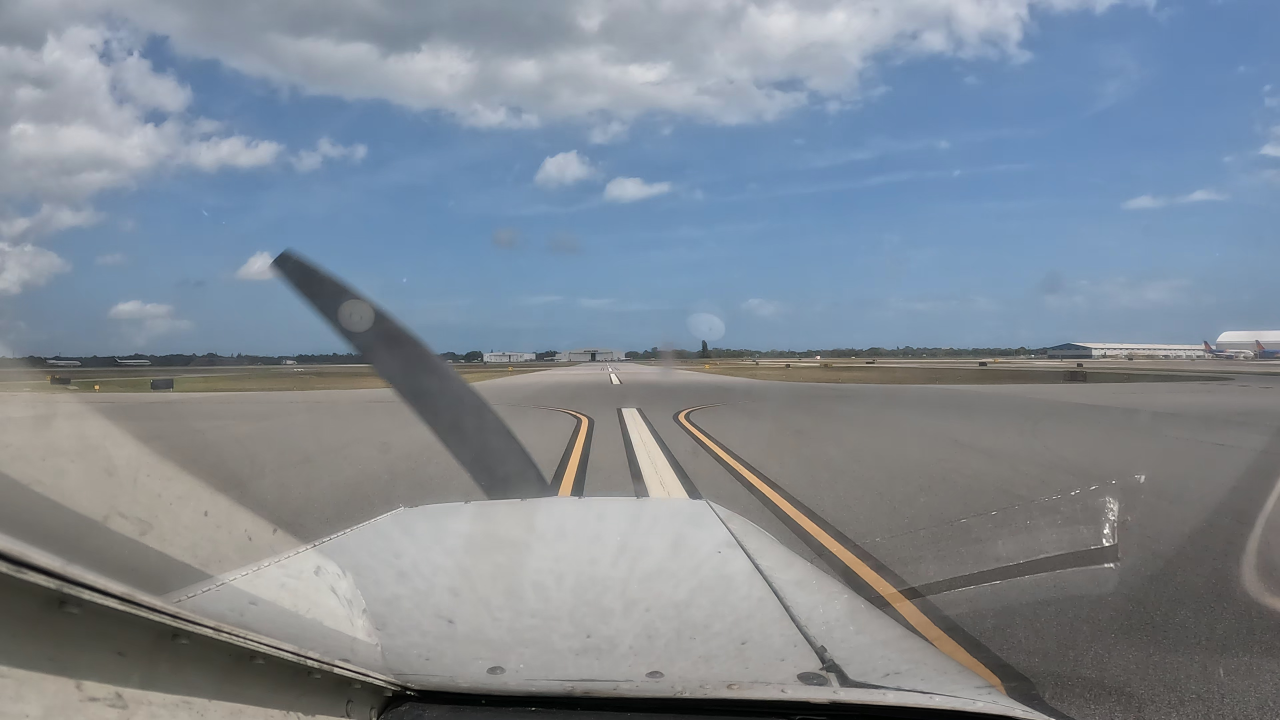
#> input picture data/Raw_Data/vidd_1/00005.jpg, 3840 x 2160 px (shown at 1/3 size); its folder holds only this picture in this run
$ python -i m1_hough.py   (imports and definitions only)   (older library calls are emulated)
#> lines starting #> are read from the running program, lines starting #| are printed output that depends on the picture; after the words box and inside, x2 and y2 are one past the last pixel; in counts of white or black regions, pixels touching at a corner belong together
### experiments/roi_methods/common.py
"""Shared pieces for the Q3 ROI methods.

Every method answers two questions about a frame:
    1. Where is the ego centerline?  -> a line x = slope * y + intercept (image pixels)
    2. Where does the aircraft nose start?  -> the y of the nose top
and `build_trapezoid` turns those answers into ALINA's ROI.

Lesson from Q2: ALINA only detects a line that is thick and close to vertical in the
bird's-eye view. A homography maps straight lines to straight lines, so if the centerline
crosses the top and bottom edges of the trapezoid at the same fraction of their width,
it becomes exactly vertical after the warp. `LINE_FRACTION` puts it right of centre, clear
of the 300 columns ALINA zeroes on the left of the warped mask.
"""

from __future__ import annotations

from dataclasses import dataclass
from pathlib import Path

import cv2
import numpy as np

# 1080p frames for every video (vidd_1 is the 4K set resized in Q2 Step 1)
VIDEO_DIRS = {
    "vidd_1": Path("outputs/vidd_1_1080p"),
    "vidd_2": Path("data/Raw_Data/vidd_2"),
    "vidd_3": Path("data/Raw_Data/vidd_3"),
}
PUBLISHED_LABELS = {v: Path(f"data/Labeled_Data/{v}/textfiles") for v in VIDEO_DIRS}
CBEM_GT = {v: Path(f"data/gt_alina_labels/canny_textfiles/canny_textfiles_{v[-1]}") for v in VIDEO_DIRS}


def frame_paths(video: str) -> list[Path]:
    return sorted(p for p in VIDEO_DIRS[video].iterdir() if p.suffix.lower() == ".jpg")


# [5 lines left out: function load_coords, not called in this run]

LINE_FRACTION = 0.55
BOTTOM_WIDTH = 0.30  # of frame width
TOP_TO_BOTTOM_WIDTH = 0.35
# Trapezoid height, as a fraction of frame height. Only near paint passes ALINA's HSV threshold
# (far paint is dimmer), so a shallow ROI lets that bright paint fill the whole warped height.
DEPTH = 0.06
NOSE_MARGIN = 0.015  # gap between the bottom edge and the nose top, fraction of frame height
CORNER_NAMES = ("bottom_left", "top_left", "top_right", "bottom_right")


@dataclass
class Line:
    """x = slope * y + intercept, in image pixels."""

    slope: float
    intercept: float

    def x_at(self, y: float) -> float:
        return self.slope * y + self.intercept


@dataclass
class Proposal:
    corners: np.ndarray  # (4, 2) int: BL, TL, TR, BR
    line: Line | None = None
    nose_y: int | None = None
    fallback: bool = False
    note: str = ""


def fit_line(xs: np.ndarray, ys: np.ndarray, weights: np.ndarray | None = None) -> Line:
    slope, intercept = np.polyfit(ys.astype(float), xs.astype(float), 1, w=weights)
    return Line(float(slope), float(intercept))


def detect_nose_top(img: np.ndarray) -> int:
    """Row where the aircraft nose begins.

    The nose top is a dark-above / bright-below edge in the lower middle of the frame. The horizon
    can give the same kind of edge, but it is always higher, so take the lowest strong peak.
    """
    h, w = img.shape[:2]
    gray = cv2.GaussianBlur(cv2.cvtColor(img, cv2.COLOR_BGR2GRAY), (9, 9), 0).astype(np.float32)
    sobel_y = cv2.Sobel(gray, cv2.CV_32F, 0, 1, ksize=5)
    lo, hi = int(0.60 * h), int(0.82 * h)
    profile = sobel_y[lo:hi, int(0.40 * w) : int(0.62 * w)].mean(axis=1)
    profile = np.convolve(profile, np.ones(9) / 9, mode="same")
    strong = 0.5 * profile.max()
    peaks = [i for i in range(5, len(profile) - 5) if profile[i] >= strong and profile[i] == profile[i - 5 : i + 6].max()]
    return lo + (peaks[-1] if peaks else int(np.argmax(profile)))


def ground_band(img: np.ndarray, nose_y: int) -> tuple[int, int]:
    """Rows of pavement just ahead of the nose, where the methods look for the centerline."""
    h = img.shape[0]
    return max(0, nose_y - int(0.18 * h)), max(1, nose_y - int(NOSE_MARGIN * h))


def build_trapezoid(line: Line, nose_y: int, width: int, height: int) -> np.ndarray:
    """Trapezoid whose top and bottom edges cross `line` at LINE_FRACTION of their width."""
    y_bottom = int(np.clip(nose_y - NOSE_MARGIN * height, 0.3 * height, height - 1))
    y_top = int(y_bottom - DEPTH * height)
    w_bottom = BOTTOM_WIDTH * width
    w_top = w_bottom * TOP_TO_BOTTOM_WIDTH

    left_bottom = line.x_at(y_bottom) - LINE_FRACTION * w_bottom
    left_top = line.x_at(y_top) - LINE_FRACTION * w_top
    quad = np.array(
        [
            [left_bottom, y_bottom],
            [left_top, y_top],
            [left_top + w_top, y_top],
            [left_bottom + w_bottom, y_bottom],
        ]
    )
    quad[:, 0] = np.clip(quad[:, 0], 0, width - 1)
    return np.round(quad).astype(np.int32)


# [19 lines left out: functions fallback_proposal, validate_corners, not called in this run]


MAX_ABS_SLOPE = 3.0  # |dx/dy|; flatter than ~18 degrees from horizontal can't be the centerline ahead


# [27 lines left out: functions is_usable, sanitize, to_roi_points, quad_iou, not called in this run]


def yellow_mask(img: np.ndarray, s_min: int = 60, v_min: int = 100) -> np.ndarray:
    hsv = cv2.cvtColor(img, cv2.COLOR_BGR2HSV)
    return cv2.inRange(hsv, (12, s_min, v_min), (40, 255, 255))

### experiments/roi_methods/m1_hough.py
"""Method 1 (classical CV baseline, no learning): fixed HSV yellow threshold + Hough line segments.

Steps: find the nose, threshold yellow paint in the pavement band ahead of it with fixed HSV
bounds, run Canny + probabilistic Hough on that mask, keep segments steeper than 20 degrees,
pick the group whose extension reaches the bottom edge closest to the image centre (the ego
centerline), and fit one line through it for the shared trapezoid.
"""

from __future__ import annotations

import cv2
import numpy as np

from .common import Line, Proposal, build_trapezoid, detect_nose_top, fallback_proposal, fit_line, ground_band, yellow_mask

NAME = "m1_hough"
MIN_ANGLE_DEG = 20


def propose(img: np.ndarray, seed: int = 42, video: str | None = None) -> Proposal:
    h, w = img.shape[:2]
    nose_y = detect_nose_top(img)
    y0, y1 = ground_band(img, nose_y)
    mask = np.zeros((h, w), np.uint8)
    mask[y0:y1] = yellow_mask(img[y0:y1])
    mask = cv2.morphologyEx(mask, cv2.MORPH_OPEN, np.ones((3, 3), np.uint8))

    edges = cv2.Canny(mask, 50, 150)
    segments = cv2.HoughLinesP(edges, 1, np.pi / 180, threshold=30, minLineLength=int(0.02 * h), maxLineGap=int(0.02 * h))
    if segments is None:
        return fallback_proposal(img, "no Hough segments")

    segs = segments.reshape(-1, 4).astype(float)
    dx, dy = segs[:, 2] - segs[:, 0], segs[:, 3] - segs[:, 1]
    steep = np.degrees(np.arctan2(np.abs(dy), np.abs(dx))) >= MIN_ANGLE_DEG
    segs, dx, dy = segs[steep], dx[steep], dy[steep]
    if len(segs) == 0:
        return fallback_proposal(img, "no steep segments")

    # where each segment's extension meets the bottom of the band
    x_bottom = segs[:, 0] + (y1 - segs[:, 1]) * dx / dy
    ego = np.argmin(np.abs(x_bottom - w / 2))
    group = np.abs(x_bottom - x_bottom[ego]) < 0.04 * w
    pts = segs[group]
    xs = np.concatenate([pts[:, 0], pts[:, 2]])
    ys = np.concatenate([pts[:, 1], pts[:, 3]])
    lengths = np.hypot(dx[group], dy[group])
    line = fit_line(xs, ys, np.concatenate([lengths, lengths]))
    return Proposal(build_trapezoid(line, nose_y, w, h), line, nose_y, note=f"{int(group.sum())} segments")

>>> import cv2
>>> picture = cv2.imread('../../data/Raw_Data/vidd_1/00005.jpg')
#> picture is the input picture: shape (2160, 3840, 3); mean B, G, R 148.9, 137.9, 128.1
>>> result = propose(picture)
#> in detect_nose_top, `gray = cv2.GaussianBlur(cv2.cvtColor(img, cv2.COLOR_BGR2GRAY), (9, 9),..`:
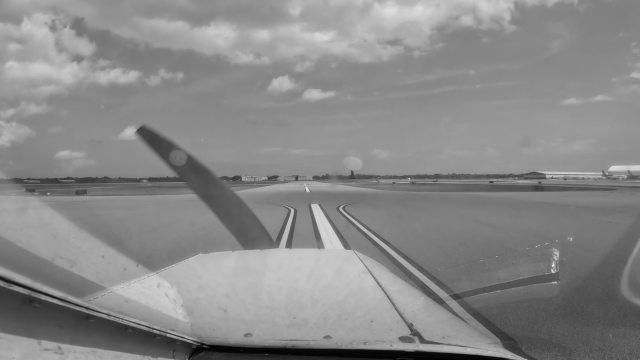
#> gray: shape (2160, 3840) float32 (shown at 1/6 size); min 0, max 250, mean 136.2
#> in detect_nose_top, `sobel_y = cv2.Sobel(gray, cv2.CV_32F, 0, 1, ksize=5)`:
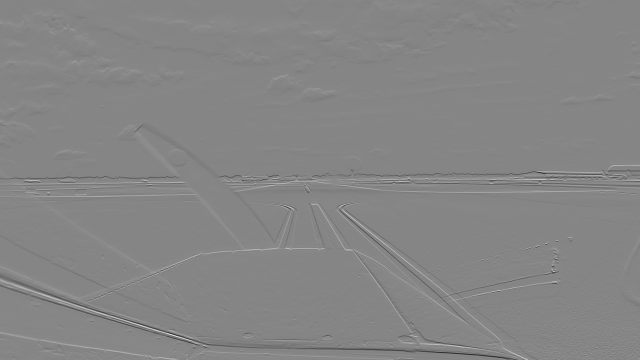
#> sobel_y: shape (2160, 3840) float32 (shown at 1/6 size); min -4200, max 3795, mean -4.9; drawn with min black and max white
#> in detect_nose_top, `profile = sobel_y[lo:hi, int(0.40 * w) : int(0.62 * w)].mean(axis=1)`: profile = 475 values, max 541 at index 195, min -21.41 at index 438, mean 12.14
#> in detect_nose_top, `profile = np.convolve(profile, np.ones(9) / 9, mode="same")`: profile = 475 values, max 356.3 at index 197, min -18.99 at index 436, mean 12.16
#> in detect_nose_top, `strong = 0.5 * profile.max()`: strong = 178.1
#> in detect_nose_top, `peaks = [i for i in range(5, len(profile) - 5) if profile[i] >= strong..`: peaks = [197]
#> in propose, `nose_y = detect_nose_top(img)`: nose_y = 1493
#> in propose, `y0, y1 = ground_band(img, nose_y)`: y0 = 1105; y1 = 1461
#> in yellow_mask, `hsv = cv2.cvtColor(img, cv2.COLOR_BGR2HSV)`:
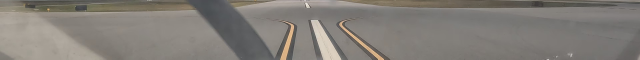
#> img: shape (356, 3840, 3) (shown at 1/6 size); mean of channels 0, 1, 2 119.8, 125.7, 130.2; drawn as B, G, R
#> in yellow_mask, `return cv2.inRange(hsv, (12, s_min, v_min), (40, 255, 255))`:
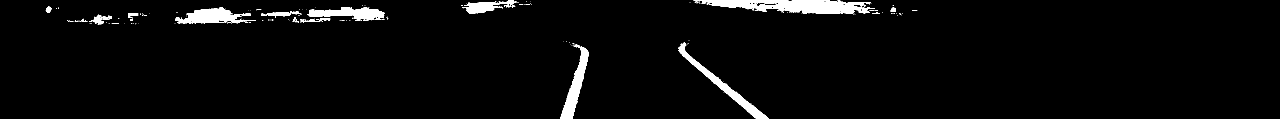
#> returned value: shape (356, 3840) (shown at 1/3 size); 3.1% white; 237 white regions (210 under 20 px), largest, box (x1, y1, x2, y2) and area: (2080, 0, 2624, 42) 13167, (2034, 129, 2307, 356) 6310, (1680, 133, 1765, 356) 6085
#> in propose, `edges = cv2.Canny(mask, 50, 150)`:
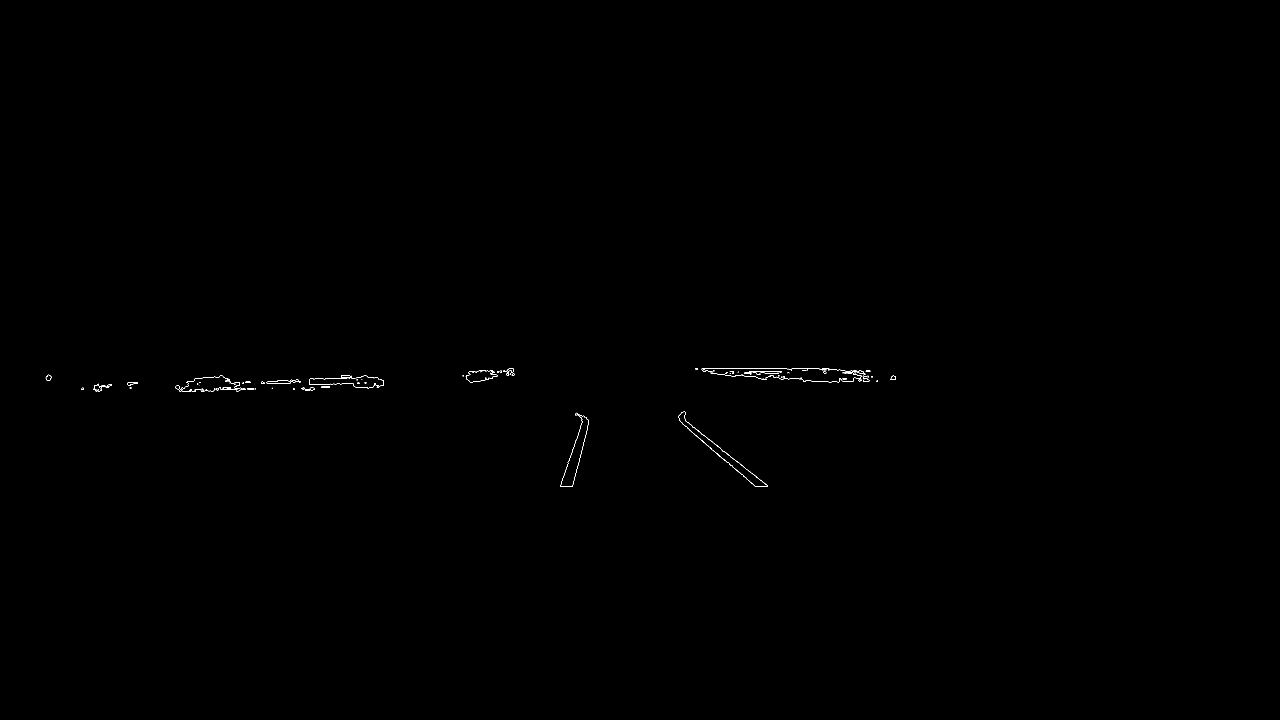
#> edges: shape (2160, 3840) (shown at 1/3 size); 0.07% white in thin lines or dots, all inside (x1, y1, x2, y2) = (137, 1104, 2688, 1461)
#> in propose, `segments = cv2.HoughLinesP(edges, 1, np.pi / 180, threshold=30, minLin..`: segments = 97 rows, first 6: [2087, 1104, 2482, 1104], [2518, 1135, 2601, 1135], [691, 1147, 927, 1143], [2077, 1280, 2302, 1456], [2047, 1271, 2175, 1382], [992, 1151, 1077, 1151]
#> in propose, `segs = segments.reshape(-1, 4).astype(float)`: segs has the same summary as segments
#> in propose, `dx, dy = segs[:, 2] - segs[:, 0], segs[:, 3] - segs[:, 1]`: dx = 97 values, max 395 at index 0, min 16 at index 34, mean 99.24; dy = 97 values, max 194 at index 18, min -211 at index 11, mean 2.31
#> in propose, `segs, dx, dy = segs[steep], dx[steep], dy[steep]`: segs = [[2077, 1280, 2302, 1456], [2047, 1271, 2175, 1382], [1680, 1459, 1753, 1248], [2041, 1264, 2264, 1458], [2183, 1387, 2267, 1460], [1717, 1460, 1757, 1308], [1746, 1346, 1762, 1284], [2036, 1247, 2265, 1426], [2163, 1348, 2303, 1458], [2056, 1261, 2161, 1344], [1717, 1456, 1761, 1291]]; dx = [225, 128, 73, 223, 84, 40, 16, 229, 140, 105, 44]; dy = [176, 111, -211, 194, 73, -152, -62, 179, 110, 83, -165]
#> in propose, `x_bottom = segs[:, 0] + (y1 - segs[:, 1]) * dx / dy`: x_bottom = [2308.4, 2266.1, 1679.3, 2267.4, 2268.2, 1716.7, 1716.3, 2309.8, 2306.8, 2309, 1715.7]
#> in propose, `ego = np.argmin(np.abs(x_bottom - w / 2))`: ego = 5
#> in propose, `group = np.abs(x_bottom - x_bottom[ego]) < 0.04 * w`: group = [False, False, True, False, False, True, True, False, False, False, True]
#> in propose, `pts = segs[group]`: pts = [[1680, 1459, 1753, 1248], [1717, 1460, 1757, 1308], [1746, 1346, 1762, 1284], [1717, 1456, 1761, 1291]]
#> in propose, `xs = np.concatenate([pts[:, 0], pts[:, 2]])`: xs = [1680, 1717, 1746, 1717, 1753, 1757, 1762, 1761]
#> in propose, `ys = np.concatenate([pts[:, 1], pts[:, 3]])`: ys = [1459, 1460, 1346, 1456, 1248, 1308, 1284, 1291]
#> in propose, `lengths = np.hypot(dx[group], dy[group])`: lengths = [223.3, 157.2, 64.03, 170.8]
#> in fit_line, `slope, intercept = np.polyfit(ys.astype(float), xs.astype(float), 1, w..`: slope = -0.297; intercept = 2133.4
#> in build_trapezoid, `y_bottom = int(np.clip(nose_y - NOSE_MARGIN * height, 0.3 * height, he..`: y_bottom = 1460
#> in build_trapezoid, `y_top = int(y_bottom - DEPTH * height)`: y_top = 1330
#> in build_trapezoid, `left_bottom = line.x_at(y_bottom) - LINE_FRACTION * w_bottom`: left_bottom = 1066.8
#> in build_trapezoid, `left_top = line.x_at(y_top) - LINE_FRACTION * w_top`: left_top = 1517.2
#> in build_trapezoid, `quad = np.array( [ [left_bottom, y_bottom], [left_top, y_top], [left_t..`: quad = [[1066.8, 1460], [1517.2, 1330], [1920.4, 1330], [2218.8, 1460]]

$ run again, on data/Raw_Data/vidd_1/00006.jpg
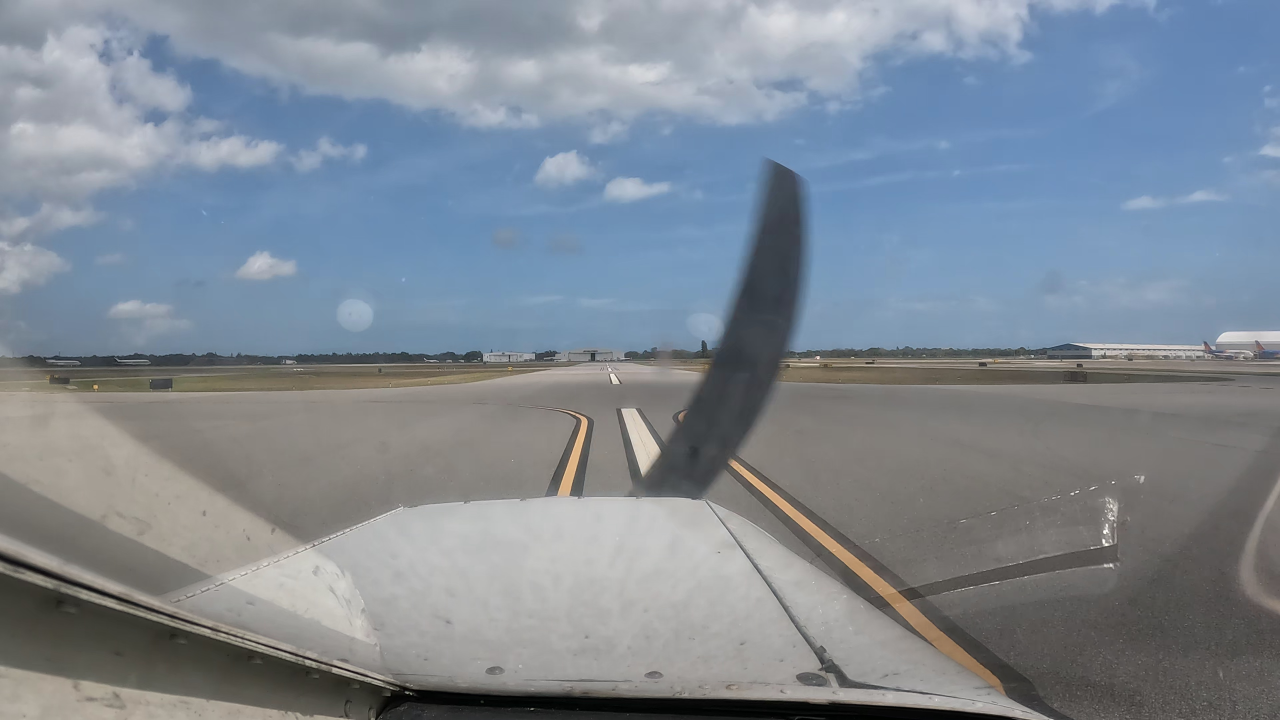
#> input picture data/Raw_Data/vidd_1/00006.jpg, 3840 x 2160 px (shown at 1/3 size)
#> picture is the input picture: shape (2160, 3840, 3); mean B, G, R 147.9, 137, 127.2
#> in detect_nose_top, `profile = sobel_y[lo:hi, int(0.40 * w) : int(0.62 * w)].mean(axis=1)`: profile = 475 values, max 879.4 at index 195, min -28.12 at index 95, mean 16.91
#> in detect_nose_top, `profile = np.convolve(profile, np.ones(9) / 9, mode="same")`: profile = 475 values, max 536.1 at index 196, min -26.66 at index 98, mean 16.93
#> strong = 268.1
#> peaks = [196]
#> nose_y = 1492
#> y0 = 1104; y1 = 1460
#> hsv: shape (356, 3840, 3); mean H, S, V 22.8, 21.3, 129
#> in yellow_mask, `return cv2.inRange(hsv, (12, s_min, v_min), (40, 255, 255))`:
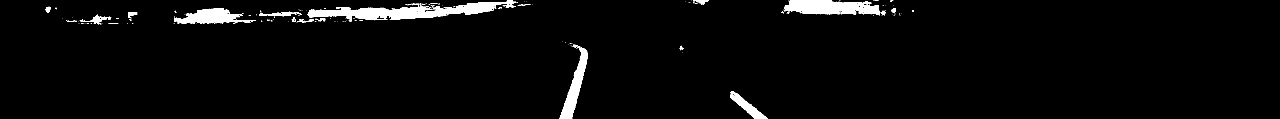
#> returned value: shape (356, 3840) (shown at 1/3 size); 3.1% white; 253 white regions (227 under 20 px), largest, box (x1, y1, x2, y2) and area: (922, 0, 1550, 61) 14434, (2352, 0, 2640, 44) 9234, (1679, 134, 1764, 356) 6007
#> in propose, `edges = cv2.Canny(mask, 50, 150)`:
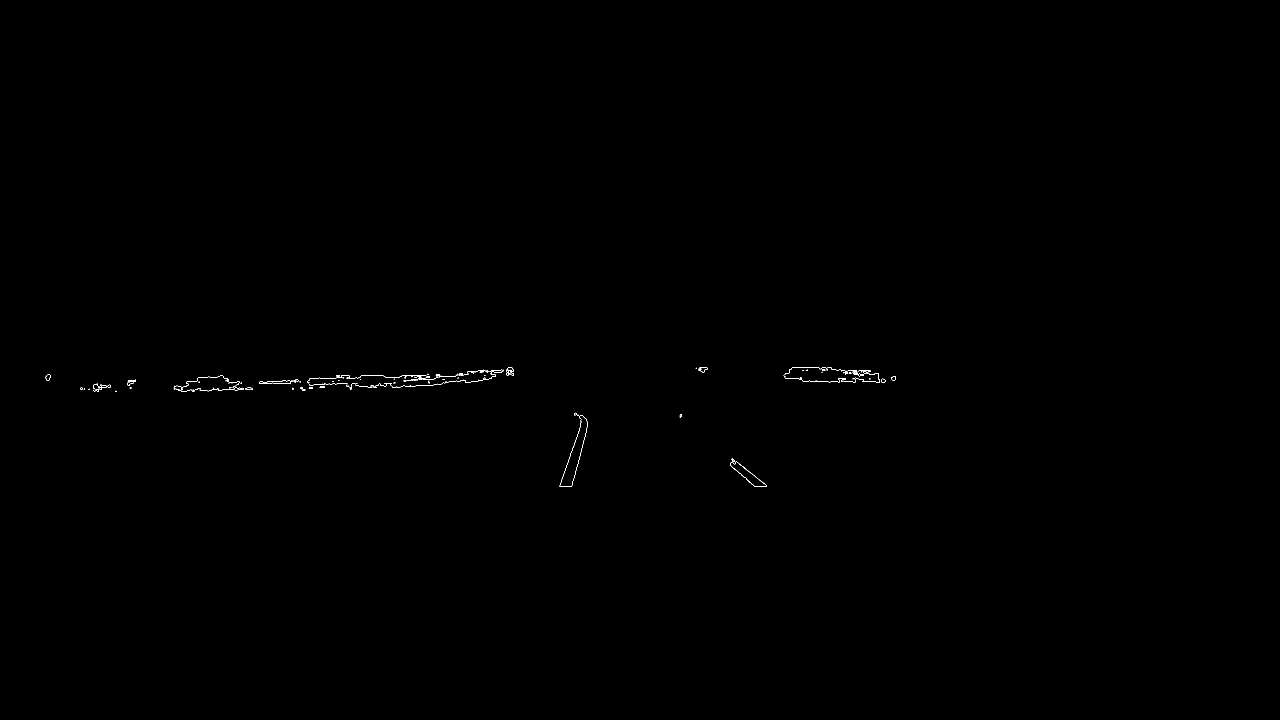
#> edges: shape (2160, 3840) (shown at 1/3 size); 0.07% white in thin lines or dots, all inside (x1, y1, x2, y2) = (136, 1103, 2688, 1460)
#> segments = 108 rows, first 6: [779, 1145, 923, 1145], [1371, 1122, 1421, 1121], [2520, 1135, 2687, 1135], [1156, 1132, 1236, 1129], [1679, 1457, 1751, 1249], [927, 1154, 1070, 1149]
#> in propose, `segs = segments.reshape(-1, 4).astype(float)`: segs has the same summary as segments
#> in propose, `dx, dy = segs[:, 2] - segs[:, 0], segs[:, 3] - segs[:, 1]`: dx = 108 values, max 214 at index 62, min 44 at index 58, mean 87.52; dy = 108 values, max 73 at index 66, min -209 at index 54, mean -5.9
#> in propose, `segs, dx, dy = segs[steep], dx[steep], dy[steep]`: segs = [[1679, 1457, 1751, 1249], [1715, 1459, 1760, 1289], [2191, 1396, 2263, 1459], [2212, 1386, 2300, 1457], [1679, 1459, 1751, 1250], [2210, 1385, 2300, 1458], [2190, 1394, 2262, 1457], [1716, 1453, 1761, 1282]]; dx = [72, 45, 72, 88, 72, 90, 72, 45]; dy = [-208, -170, 63, 71, -209, 73, 63, -171]
#> x_bottom = [1678, 1714.7, 2264.1, 2303.7, 1678.7, 2302.5, 2265.4, 1714.2]
#> ego = 1
#> group = [True, True, False, False, True, False, False, True]
#> pts = [[1679, 1457, 1751, 1249], [1715, 1459, 1760, 1289], [1679, 1459, 1751, 1250], [1716, 1453, 1761, 1282]]
#> xs = [1679, 1715, 1679, 1716, 1751, 1760, 1751, 1761]
#> ys = [1457, 1459, 1459, 1453, 1249, 1289, 1250, 1282]
#> lengths = [220.1, 175.9, 221.1, 176.8]
#> slope = -0.309; intercept = 2144.1
#> y_bottom = 1459
#> y_top = 1329
#> left_bottom = 1059.9
#> left_top = 1511.9
#> quad = [[1059.9, 1459], [1511.9, 1329], [1915.1, 1329], [2211.9, 1459]]
